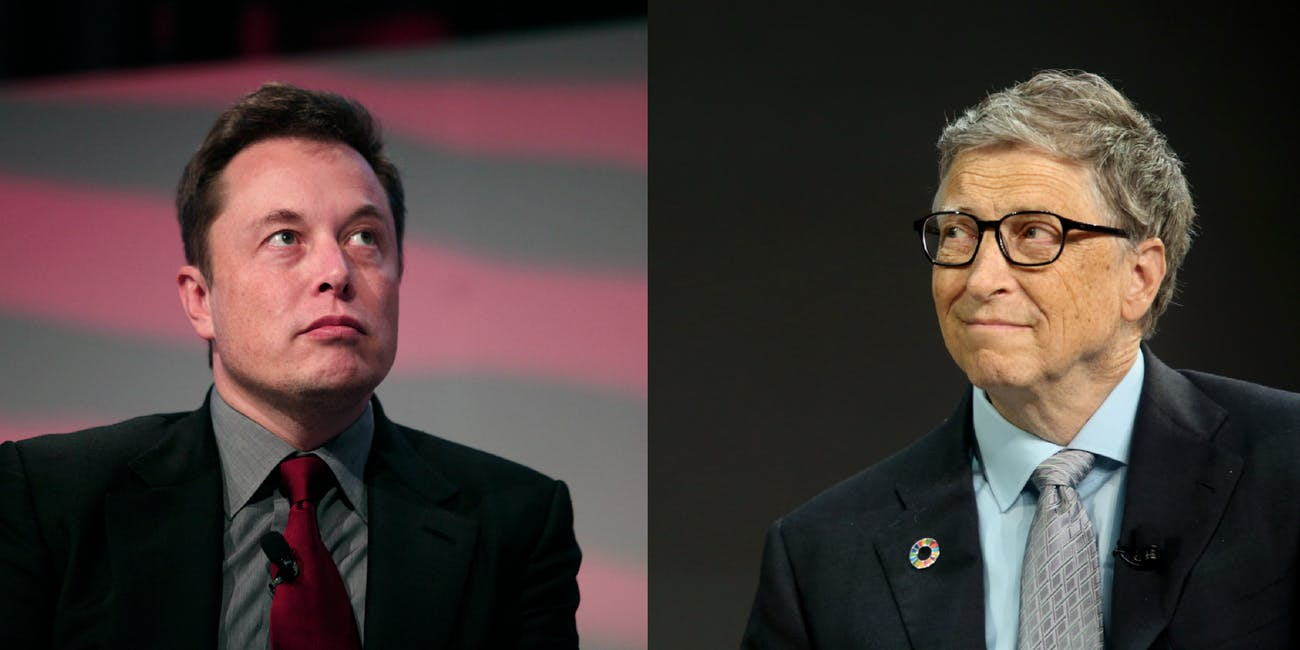
#> input picture testing_set/elon-musk-and-bill-gates.jpg, 1300 x 650 px, found by its file name
$ jupyter execute --allow-errors 'FACE RECOGNIZER.ipynb'
#> lines starting #> are read from the running program, lines starting #| are printed output that depends on the picture
[cell 1]
train0 = 'H:/python/all1/Bill gates'
train1 = 'H:/python/all1/elon musk'
algopath = 'H:/python/all1/haarcascade_frontalface_default.xml'

[cell 2]
import cv2
import os
import numpy as np
from tqdm import tqdm

[cell 3]
fcascade = cv2.CascadeClassifier(algopath)

[cell 4]
train_data = []
labels =[]
i=0
def training_data(directory,label):
    for x in tqdm(os.listdir(directory)):
        path = os.path.join(directory , x)
        gray_img = cv2.imread(path ,0)

        if gray_img is None:
            continue
        gray_img = cv2.resize(gray_img, (500,500))
        faces_rect =fcascade.detectMultiScale(gray_img,scaleFactor=1.10,minNeighbors = 1)
        if len(faces_rect)==0:
            continue
        (x,y,w,h) = faces_rect[0]
        grayfaceonly = gray_img[y:y+h,x:x+w]
        train_data.append(grayfaceonly)
        labels.append(label)
    return train_data,labels

#> (a cell that did not finish here is left out)

#> (a cell that did not finish here is left out)

[cell 7]
face_recg = cv2.face.LBPHFaceRecognizer_create()

#> (a cell that did not finish here is left out)

[cell 9]
test_img = cv2.imread('H:/python/all1/elon-musk-and-bill-gates.jpg')
#> test_img is the input picture: shape (650, 1300, 3); mean B, G, R 55.8, 58.2, 69.8

[cell 10]
test_img = cv2.resize(test_img,(int(test_img.shape[1]/1.2),int(test_img.shape[0]/1.2)))
#> test_img: shape (541, 1083, 3)
gray_img = cv2.cvtColor(test_img , cv2.COLOR_RGB2GRAY)
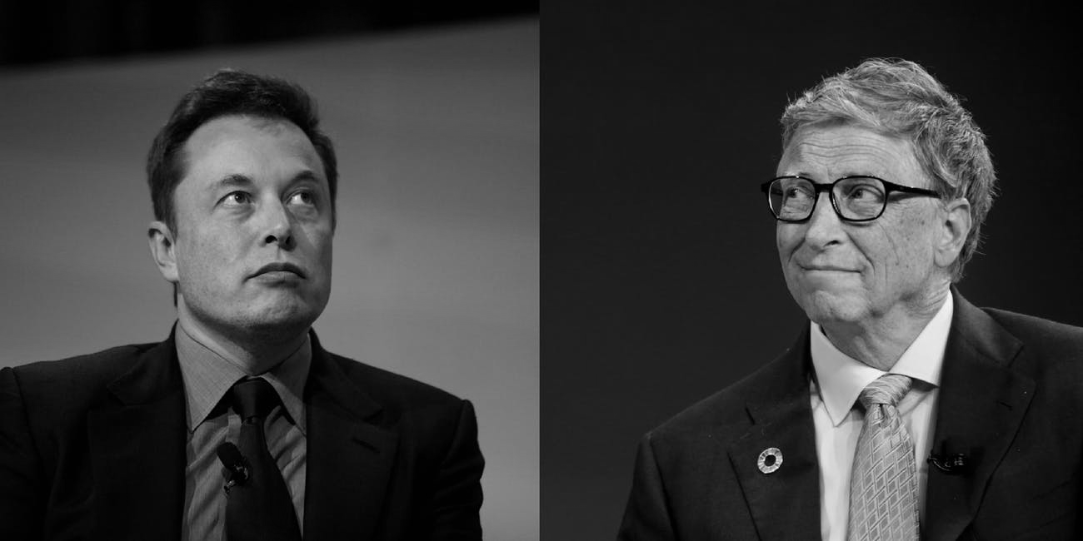
#> gray_img: shape (541, 1083); min 0, max 245, mean 58.7

[cell 11]
faces_rect =fcascade.detectMultiScale(gray_img,scaleFactor=1.1,minSize=(25,25),minNeighbors = 5,flags = cv2.CASCADE_SCALE_IMAGE)
#> faces_rect = [[170, 117, 197, 197], [732, 87, 266, 266]]


$ run again, with testing_set/testimg.jpg copied over testing_set/elon-musk-and-bill-gates.jpg
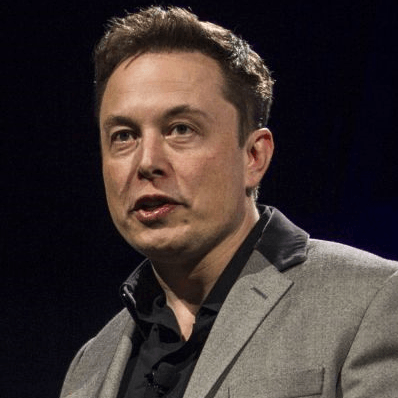
#> input picture testing_set/testimg.jpg, 398 x 398 px, found by its file name
#> test_img is the input picture: shape (398, 398, 3); mean B, G, R 49.7, 51.4, 61.9
#> test_img: shape (331, 331, 3)
#> `gray_img = cv2.cvtColor(test_img , cv2.COLOR_RGB2GRAY)`:
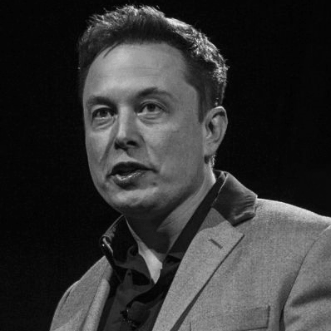
#> gray_img: shape (331, 331); min 2, max 232, mean 52
#> faces_rect = [[57, 52, 144, 144]]
